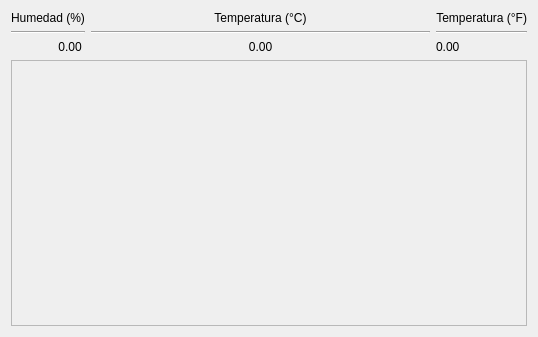
<?xml version="1.0" encoding="UTF-8"?>
<ui version="4.0">
 <class>Widget</class>
 <widget class="QWidget" name="Widget">
  <property name="geometry">
   <rect>
    <x>0</x>
    <y>0</y>
    <width>538</width>
    <height>337</height>
   </rect>
  </property>
  <property name="windowTitle">
   <string>DHT11</string>
  </property>
  <layout class="QVBoxLayout" name="verticalLayout_6">
   <item>
    <layout class="QHBoxLayout" name="horizontalLayout">
     <item>
      <layout class="QVBoxLayout" name="verticalLayout_2">
       <item>
        <widget class="QLabel" name="label">
         <property name="sizePolicy">
          <sizepolicy hsizetype="Preferred" vsizetype="Maximum">
           <horstretch>0</horstretch>
           <verstretch>0</verstretch>
          </sizepolicy>
         </property>
         <property name="text">
          <string>Humedad (%)</string>
         </property>
        </widget>
       </item>
       <item>
        <widget class="Line" name="line">
         <property name="orientation">
          <enum>Qt::Orientation::Horizontal</enum>
         </property>
        </widget>
       </item>
       <item>
        <widget class="QLabel" name="label_2">
         <property name="sizePolicy">
          <sizepolicy hsizetype="Preferred" vsizetype="Maximum">
           <horstretch>0</horstretch>
           <verstretch>0</verstretch>
          </sizepolicy>
         </property>
         <property name="styleSheet">
          <string notr="true">font: 28pt &quot;JetBrainsMono Nerd Font Mono&quot;;</string>
         </property>
         <property name="text">
          <string>0.00 </string>
         </property>
         <property name="alignment">
          <set>Qt::AlignmentFlag::AlignRight|Qt::AlignmentFlag::AlignTrailing|Qt::AlignmentFlag::AlignVCenter</set>
         </property>
        </widget>
       </item>
      </layout>
     </item>
     <item>
      <layout class="QVBoxLayout" name="verticalLayout_3">
       <item>
        <widget class="QLabel" name="label_3">
         <property name="sizePolicy">
          <sizepolicy hsizetype="Preferred" vsizetype="Maximum">
           <horstretch>0</horstretch>
           <verstretch>0</verstretch>
          </sizepolicy>
         </property>
         <property name="text">
          <string>Temperatura (°C)</string>
         </property>
         <property name="alignment">
          <set>Qt::AlignmentFlag::AlignCenter</set>
         </property>
        </widget>
       </item>
       <item>
        <widget class="Line" name="line_2">
         <property name="orientation">
          <enum>Qt::Orientation::Horizontal</enum>
         </property>
        </widget>
       </item>
       <item>
        <widget class="QLabel" name="label_4">
         <property name="sizePolicy">
          <sizepolicy hsizetype="Expanding" vsizetype="Maximum">
           <horstretch>0</horstretch>
           <verstretch>0</verstretch>
          </sizepolicy>
         </property>
         <property name="styleSheet">
          <string notr="true">font: 48pt &quot;JetBrainsMono Nerd Font Mono&quot;;</string>
         </property>
         <property name="text">
          <string>0.00</string>
         </property>
         <property name="alignment">
          <set>Qt::AlignmentFlag::AlignCenter</set>
         </property>
        </widget>
       </item>
      </layout>
     </item>
     <item>
      <layout class="QVBoxLayout" name="verticalLayout_4">
       <item>
        <widget class="QLabel" name="label_5">
         <property name="sizePolicy">
          <sizepolicy hsizetype="Preferred" vsizetype="Maximum">
           <horstretch>0</horstretch>
           <verstretch>0</verstretch>
          </sizepolicy>
         </property>
         <property name="text">
          <string>Temperatura (°F)</string>
         </property>
         <property name="alignment">
          <set>Qt::AlignmentFlag::AlignRight|Qt::AlignmentFlag::AlignTrailing|Qt::AlignmentFlag::AlignVCenter</set>
         </property>
        </widget>
       </item>
       <item>
        <widget class="Line" name="line_3">
         <property name="orientation">
          <enum>Qt::Orientation::Horizontal</enum>
         </property>
        </widget>
       </item>
       <item>
        <widget class="QLabel" name="label_6">
         <property name="sizePolicy">
          <sizepolicy hsizetype="Preferred" vsizetype="Maximum">
           <horstretch>0</horstretch>
           <verstretch>0</verstretch>
          </sizepolicy>
         </property>
         <property name="styleSheet">
          <string notr="true">font: 28pt &quot;JetBrainsMono Nerd Font Mono&quot;;</string>
         </property>
         <property name="text">
          <string>0.00</string>
         </property>
        </widget>
       </item>
      </layout>
     </item>
    </layout>
   </item>
   <item>
    <widget class="QFrame" name="frame">
     <property name="sizePolicy">
      <sizepolicy hsizetype="Preferred" vsizetype="Expanding">
       <horstretch>0</horstretch>
       <verstretch>0</verstretch>
      </sizepolicy>
     </property>
     <property name="frameShape">
      <enum>QFrame::Shape::StyledPanel</enum>
     </property>
     <property name="frameShadow">
      <enum>QFrame::Shadow::Raised</enum>
     </property>
     <layout class="QVBoxLayout" name="verticalLayout_5">
      <item>
       <layout class="QVBoxLayout" name="verticalLayout"/>
      </item>
     </layout>
    </widget>
   </item>
  </layout>
 </widget>
 <resources/>
 <connections/>
</ui>
